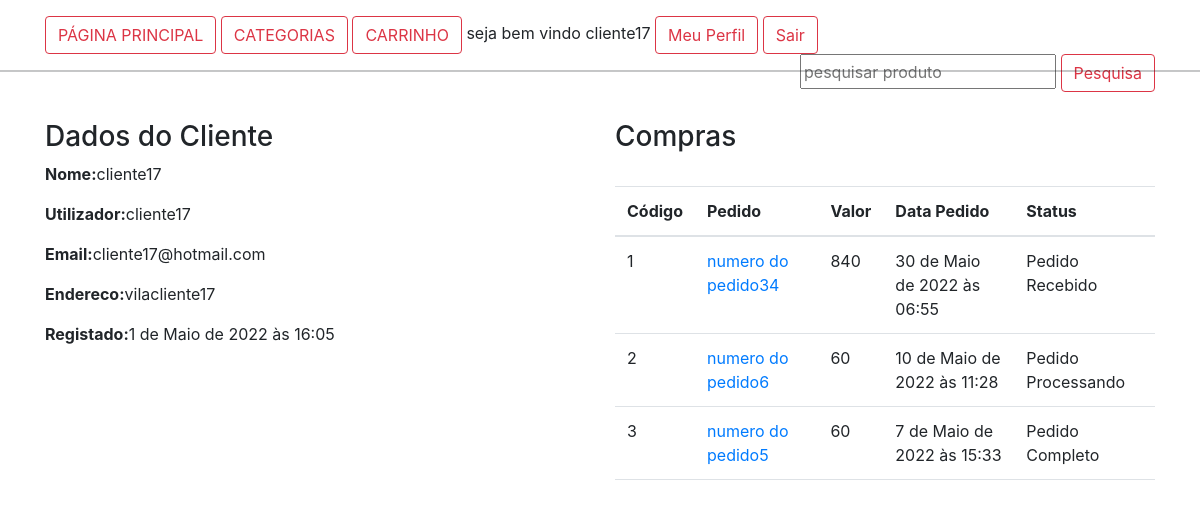
Page /perfil/ (signed in) on the committed database.
### lojaapp/models.py (models this page shows, shortened)
class Cliente(models.Model):
    user = models.OneToOneField(User, on_delete=models.CASCADE)
    nome_completo =models.CharField(max_length=200)
    endereco =models.CharField(max_length=200, null=True,blank=True)
    data_on=models.DateTimeField(auto_now_add=True)

class Pedido_order(models.Model):
     carro = models.OneToOneField(Carro,on_delete=models.CASCADE)
     ordenado_por = models.CharField(max_length=200)
     endereco_envio = models.CharField(max_length=200)
     telefone =models.CharField(max_length=10)
     email = models.EmailField(null=True,blank=True)
     subtotal = models.PositiveIntegerField()
     desconto = models.PositiveIntegerField()
     total = models.PositiveIntegerField()
     pedido_status = models.CharField(max_length=50,choices=PEDIDO_STATUS)
     criado_em = models.DateTimeField(auto_now_add=True)
     pagamento_method = models.CharField(max_length=20,choices=METHOD, default="Dinheiro Entrega")
     pagamento_completo = models.BooleanField(max_length=20, default=False, null = True, blank=True)

### lojaapp/views.py (the view)
# urls.py: path("perfil/",ClientePerfilView.as_view(), name="clienteperfil"),
class ClientePerfilView(TemplateView):
   template_name =  "clienteperfil.html"
   def dispatch(self,request,*args,**kwargs):
         if request.user.is_authenticated and Cliente.objects.filter(user=request.user).exists():
            pass
         else:
            return redirect("/entrar/?next=/perfil/")
         return super().dispatch(request, *args, **kwargs)
   def get_context_data(self, **kwargs):
         context = super().get_context_data(**kwargs)
         cliente = self.request.user.cliente
         context['cliente'] = cliente
         pedidos = Pedido_order.objects.filter(carro__cliente=cliente).order_by("-id")
         context['pedidos'] = pedidos
         return context

### templates/clienteperfil.html (shortened to what this page needs)
{% extends "base.html" %}
{% block content%}
<div class="container mt-5">
  <div  class="row">
      <div class="col-md-6">
        <h3>Dados  do Cliente</h3>
          <p> <span class="font-weight-bold">Nome:</span>{{cliente.nome_completo}}</p>
          <p> <span class="font-weight-bold">Utilizador:</span>{{cliente.user.username}}</p>
          <p> <span class="font-weight-bold">Email:</span>{{cliente.user.email}}</p>
          <p> <span class="font-weight-bold">Endereco:</span>{{cliente.endereco}}</p>
          <p> <span class="font-weight-bold">Registado:</span>{{cliente.data_on}}</p>
      </div>
        <div class="col-md-6 ">
            <h3>Compras</h3>
            <br>
            <table class="table">
                <thead>
                    <tr>
                        <th>Código</th>
                        <th>Pedido</th>
                        <th>Valor</th>
                        <th>Data Pedido</th>
                        <th>Status</th>
                    </tr>
                </thead>
                <tbody>
                    {% for pedidos in pedidos %}
                      <tr>
                          <td>{{forloop.counter}}</td>
                          <td> <a href="{% url 'lojaapp:clientepedidodetalhe' pedidos.pk %}">numero do pedido{{pedidos.id}} </a></td>
                          <td>{{pedidos.total }}</td>
                          <td>{{pedidos.criado_em}}</td>
                          <td>{{pedidos.pedido_status}}</td>
                      </tr>
                    {% endfor %}
                </tbody>
            </table>
        </div>
    </div>
</div>
{% endblock %}

### templates/base.html (shortened to what this page needs)
<!DOCTYPE html>
<html lang="pt">
    <head>
        <link rel ="stylesheet" href="https://cdn.jsdelivr.net/npm/bootstrap@5.1.3/dist/css/bootstrap.min.css">
        <link rel ="stylesheet" href="https://cdn.jsdelivr.net/npm/bootstrap@4.6.1/dist/css/bootstrap.min.css">
        <link href="//maxcdn.bootstrapcdn.com/bootstrap/4.1.1/css/bootstrap.min.css" rel="stylesheet" id="bootstrap-css">
    </head>
    <body>
        <div class="container mt-3" >
            <a href="{% url 'lojaapp:home'%}" class="btn btn-outline-danger">PÁGINA PRINCIPAL</a>
            <a href="{% url 'lojaapp:todosprodutos'%}" class="btn btn-outline-danger">CATEGORIAS</a>
            <a href="{% url 'lojaapp:meucarro'%}" class="btn btn-outline-danger">CARRINHO</a>
            {% if request.user.cliente %}
            seja bem vindo {{request.user.username}}
            <a href="{% url 'lojaapp:clienteperfil'%}" class="btn btn-outline-danger">Meu Perfil</a>
            <a href="{% url 'lojaapp:clientesair'%}" class="btn btn-outline-danger">Sair</a>
            {% else %}
            <a href="{% url 'lojaapp:clienteregistar'%}" class="btn btn-outline-danger">REGISTO CLIENTE</a>
            <a href="{% url 'lojaapp:clienteentrar'%}" class="btn btn-outline-danger">ENTRAR</a>
            <a href="{% url 'lojaapp:adminlogin'%}" class="btn btn-outline-danger">ADMINISTRADOR</a>
            {% endif %}
            <div  class="float-lg-right">
                <form action="{% url 'lojaapp:pesquisar' %}"  autocomplete="on" method="GET">
                <input  name="keyword" type="text" placeholder="pesquisar produto" style=" height: 35px;"   required>
                <button class="btn btn-outline-danger">Pesquisa</button>
                </form>
            </div>
      </div>
      <hr>
        {% block content %}
        {% endblock %}
    </body>
</html>

### rows in the picture
Cliente: nome_completo "cliente17", user.username "cliente17", user.email "cliente17@hotmail.com", endereco "vilacliente17", data_on "1 de Maio de 2022 às 16:05"
Pedido_order: id "34", total "840", criado_em "30 de Maio de 2022 às 06:55", pedido_status "Pedido Recebido"
Pedido_order: id "6", total "60", criado_em "10 de Maio de 2022 às 11:28", pedido_status "Pedido Processando"
Pedido_order: id "5", total "60", criado_em "7 de Maio de 2022 às 15:33", pedido_status "Pedido Completo"

### other values in the picture
{{ request.user.username }} "cliente17"
